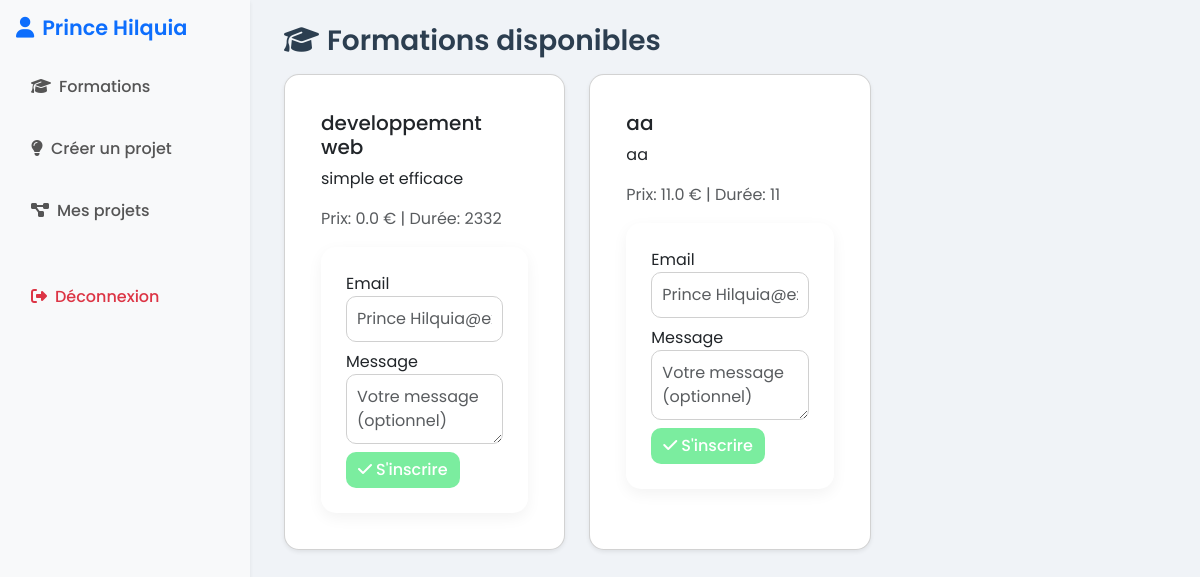
The page /dashboard (signed in) on the database its author committed.
### app.py (models this page shows)
class User(UserMixin, db.Model):
    id = db.Column(db.Integer, primary_key=True)
    username = db.Column(db.String(150), unique=True)
    password = db.Column(db.String(150))
    last_login = db.Column(db.DateTime)
    is_admin = db.Column(db.Boolean, default=False)
    projects = db.relationship('Project', backref='owner', cascade="all, delete-orphan")
    subscriptions = db.relationship('Subscription', backref='user', cascade="all, delete-orphan")

class Formation(db.Model):
    id = db.Column(db.Integer, primary_key=True)
    title = db.Column(db.String(150))
    description = db.Column(db.Text)
    price = db.Column(db.Float)
    duration = db.Column(db.String(50))
    created_at = db.Column(db.DateTime, default=datetime.utcnow)
    subscriptions = db.relationship('Subscription', backref='formation', cascade="all, delete-orphan")

### app.py (the view)
@app.route('/dashboard')
@login_required
def dashboard():
    projets = Project.query.filter_by(user_id=current_user.id).all()
    formations = Formation.query.all()
    subscriptions = Subscription.query.filter_by(user_id=current_user.id).all()
    return render_template('dashboard.html', projets=projets, formations=formations, subscriptions=subscriptions, user=current_user)

### app.py (called while the page is built)
@login_manager.user_loader
def load_user(user_id):
    return User.query.get(int(user_id))

### templates/dashboard.html (shortened to what this page needs)
<!DOCTYPE html>
<html lang="fr">
<head>
    <link href="https://cdn.jsdelivr.net/npm/bootstrap@5.3.2/dist/css/bootstrap.min.css" rel="stylesheet">
    <link rel="stylesheet" href="https://cdnjs.cloudflare.com/ajax/libs/font-awesome/6.5.0/css/all.min.css">
    <link rel="stylesheet" href="{{ url_for('static', filename='dashboard.css') }}">
</head>
<body>
<div class="d-flex">
    <nav id="sidebar" class="bg-light p-3 shadow-sm flex-shrink-0" style="width: 250px;">
        <h4 class="text-primary mb-4"><i class="fa-solid fa-user me-2"></i>{{ user.username }}</h4>
        <ul class="nav flex-column">
            <li class="nav-item mb-2"><a href="#" class="nav-link" data-section="formationsSection"><i class="fa-solid fa-graduation-cap me-2"></i>Formations</a></li>
            <li class="nav-item mb-2"><a href="#" class="nav-link" data-section="createProjectSection"><i class="fa-solid fa-lightbulb me-2"></i>Créer un projet</a></li>
            <li class="nav-item mb-2"><a href="#" class="nav-link" data-section="myProjectsSection"><i class="fa-solid fa-diagram-project me-2"></i>Mes projets</a></li>
            <li class="nav-item mt-4"><a href="{{ url_for('logout') }}" class="nav-link text-danger"><i class="fa-solid fa-right-from-bracket me-2"></i>Déconnexion</a></li>
        </ul>
    </nav>
    <div class="flex-grow-1 p-4" id="mainContent">
        <div id="formationsSection">
            <h3 class="mb-3"><i class="fa-solid fa-graduation-cap me-2"></i>Formations disponibles</h3>
            <div class="row">
                {% for f in formations %}
                <div class="col-md-4 mb-3">
                    <div class="card shadow-sm h-100">
                        <div class="card-body">
                            <h5 class="card-title">{{ f.title }}</h5>
                            <p class="card-text">{{ f.description|truncate(100) }}</p>
                            <p class="text-muted">Prix: {{ f.price }} € | Durée: {{ f.duration }}</p>
                            <form>
                                <div class="mb-2">
                                    <label>Email</label>
                                    <input type="email" class="form-control" placeholder="{{ user.username }}@example.com">
                                </div>
                                <div class="mb-2">
                                    <label>Message</label>
                                    <textarea class="form-control" placeholder="Votre message (optionnel)"></textarea>
                                </div>
                                <button type="button" class="btn btn-success"><i class="fa-solid fa-check me-1"></i>S'inscrire</button>
                            </form>
                        </div>
                    </div>
                </div>
                {% endfor %}
            </div>
        </div>
    </div>
</div>
</body>
</html>

### static/dashboard.css (style rules this page uses)
body { font-family: 'Poppins', sans-serif; background-color: #f0f3f7; color: #333; margin: 0; }
#sidebar { width: 260px; min-height: 100vh; position: fixed; background-color: #ffffff; box-shadow: 2px 0 8px rgba(0,0,0,0.05); padding: 20px; overflow-y: auto; }
#sidebar h4 { font-weight: 600; font-size: 1.3rem; color: #2c3e50; margin-bottom: 30px; }
#sidebar .nav-link { font-weight: 500; color: #555; margin-bottom: 10px; border-radius: 10px; padding: 10px 15px; transition: all 0.2s ease; }
#mainContent { margin-left: 260px; padding: 30px; }
.card { border-radius: 15px; padding: 20px; background-color: #ffffff; box-shadow: 0 5px 15px rgba(0,0,0,0.05); transition: transform 0.2s ease, box-shadow 0.2s ease; }
h3 { font-weight: 600; color: #2c3e50; margin-bottom: 20px; }
.btn { border-radius: 10px; font-weight: 500; transition: all 0.2s ease; }
.btn-success { background-color: #7bed9f; border: none; color: white; }
form { background-color: #ffffff; border-radius: 15px; padding: 25px; box-shadow: 0 5px 15px rgba(0,0,0,0.05); }
input.form-control, select.form-select, textarea.form-control { border-radius: 10px; border: 1px solid #d0d0d0; padding: 10px; transition: all 0.2s ease; }

### rows shown on the page
User: username "Prince Hilquia", username "Prince Hilquia@example.com"
Formation: title "developpement web", description "simple et efficace", price "0.0", duration "2332"
Formation: title "aa", description "aa", price "11.0", duration "11"
